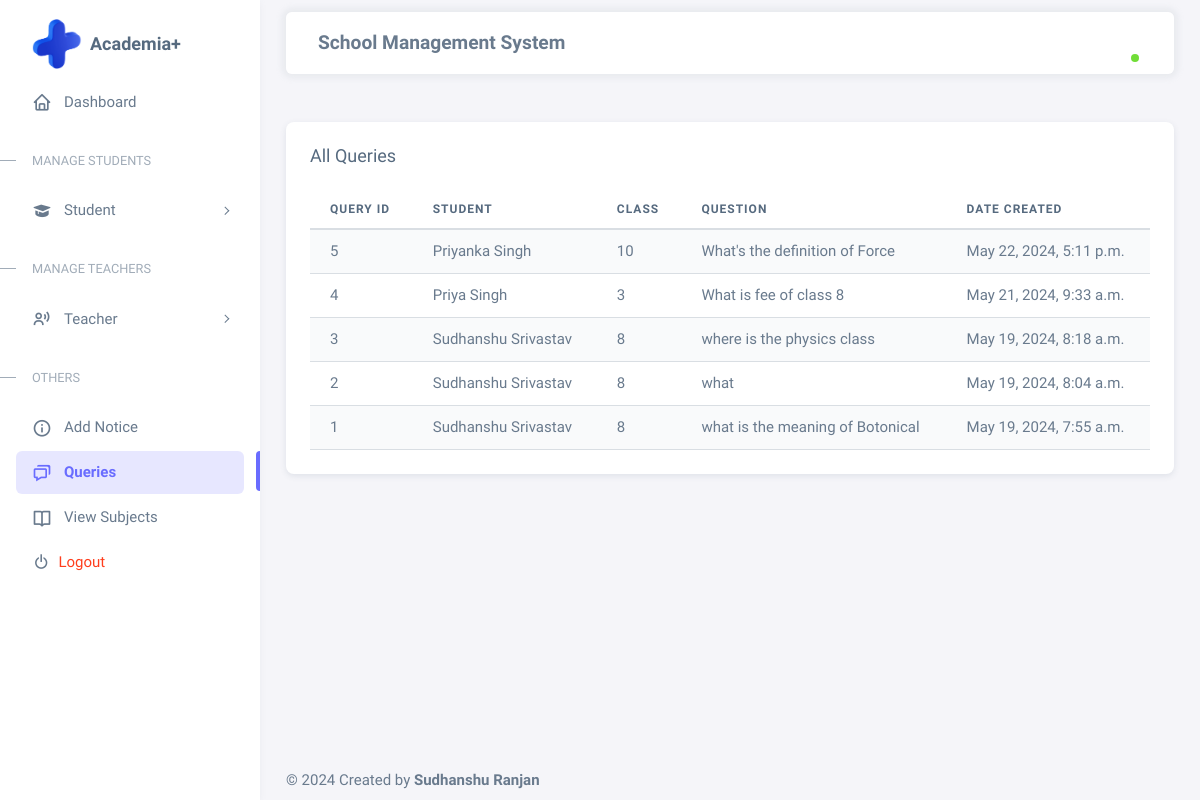
/all_queries/, run on an earlier commit of the app's database.
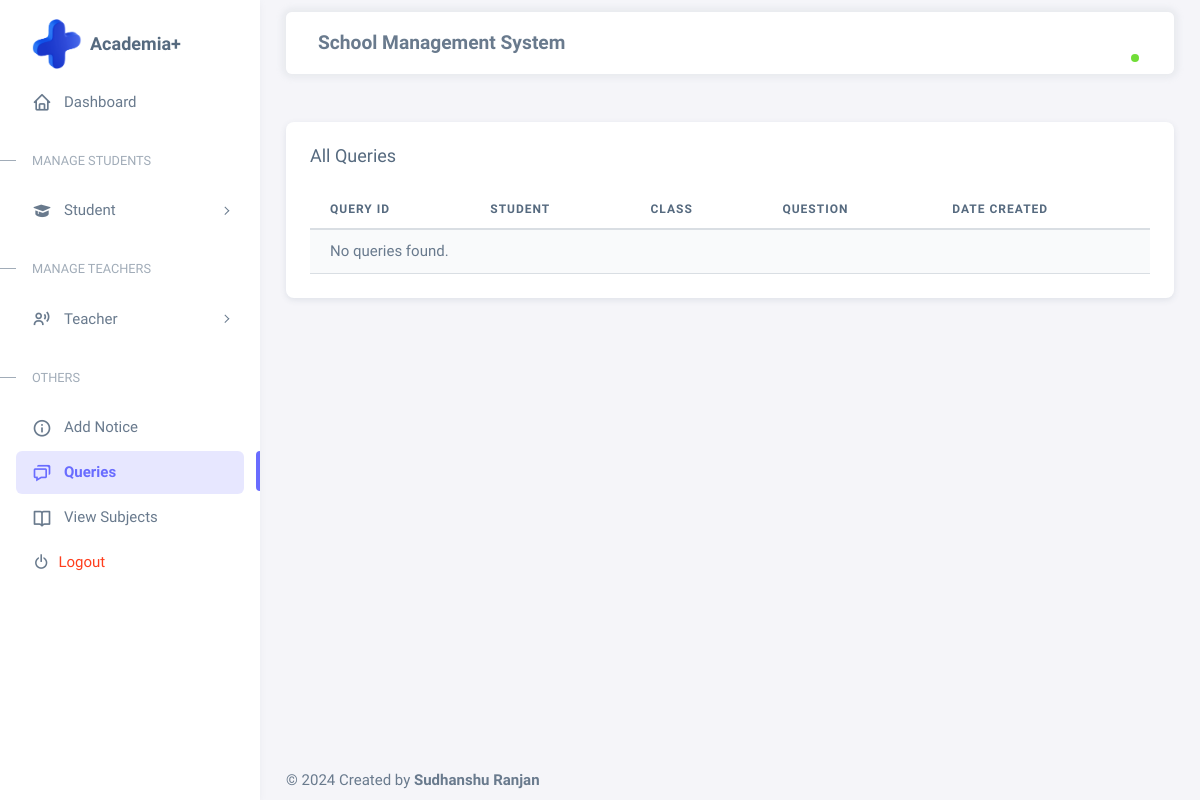
And on a later commit of the database.
### asms_app/models.py (models this page shows, shortened)
class Query(models.Model):
    student = models.ForeignKey(Student, on_delete=models.DO_NOTHING)
    question = models.TextField()
    updated = models.DateTimeField(auto_now_add=True)
    created = models.DateTimeField(auto_now=True)
    class Meta:
        ordering = ['-updated','-created']

class Student(models.Model):
    student = models.BooleanField(default=True)
    utype = models.CharField(max_length=20,default='Student')
    username = models.CharField(max_length=100, primary_key=True)
    name = models.CharField(max_length=50)
    sfee = models.IntegerField()
    balance = models.IntegerField(default=0)
    sclass = models.CharField(max_length=50)
    fathers_name = models.CharField(max_length=50)
    DoB = models.DateField()
    fathers_phone = models.CharField(max_length=50)
    email = models.CharField(max_length=50)
    phone = models.CharField(max_length=14)
    password = models.CharField(max_length=32, default="Student")
    address = models.TextField()
    pic = models.FileField(max_length=100, upload_to='Student/')
    created = models.DateTimeField(auto_now=True)
    class Meta:
        ordering = ['-created']

### asms_app/views.py (the view, shortened to what this page needs)
# urls.py: path('all_queries/',all_queries, name='all_queries'),
def all_queries(request):
    key = request.session.get('session_key')
    user = None
    queries = Query.objects.all()
    return render(request, 'queries.html', {'user':user, 'queries':queries})

### asms_app/templates/queries.html (shortened to what this page needs)
{% extends 'base.html' %}
{% block content %}
<div class="container mt-5">
    <div class="row">
        <div class="col-md-12">
            <div class="card mb-4">
                <h5 class="card-header">All Queries</h5>
                <div class="card-body">
                    <div class="table-responsive">
                        <table class="table table-striped">
                            <thead>
                                <tr>
                                    <th>Query ID</th>
                                    <th>Student</th>
                                    <th>Class</th>
                                    <th>Question</th>
                                    <th>Date Created</th>
                                </tr>
                            </thead>
                            <tbody>
                                {% for query in queries %}
                                <tr>
                                    <td>{{ query.id }}</td>
                                    <td>{{ query.student.name }}</td>
                                    <td>{{query.student.sclass}}</td>
                                    <td>{{ query.question }}</td>
                                    <td>{{ query.created }}</td>
                                </tr>
                                {% empty %}
                                <tr>
                                    <td colspan="5">No queries found.</td>
                                </tr>
                                {% endfor %}
                            </tbody>
                        </table>
                    </div>
                </div>
            </div>
        </div>
    </div>
</div>
{% endblock %}

What changed in the data, as far as the page shows it:
removed Query: id "5", student.name "Priyanka Singh", student.sclass "10", question "What's the definition of Force", created "May 22, 2024, 5:11 p.m."
removed Query: id "4", student.name "Priya Singh", student.sclass "3", question "What is fee of class 8", created "May 21, 2024, 9:33 a.m."
removed Query: id "3", student.name "Sudhanshu Srivastav", student.sclass "8", question "where is the physics class", created "May 19, 2024, 8:18 a.m."
removed Query: id "2", student.name "Sudhanshu Srivastav", student.sclass "8", question "what", created "May 19, 2024, 8:04 a.m."
removed Query: id "1", student.name "Sudhanshu Srivastav", student.sclass "8", question "what is the meaning of Botonical", created "May 19, 2024, 7:55 a.m."
Also different on the page:
text now shown: "No queries found."
